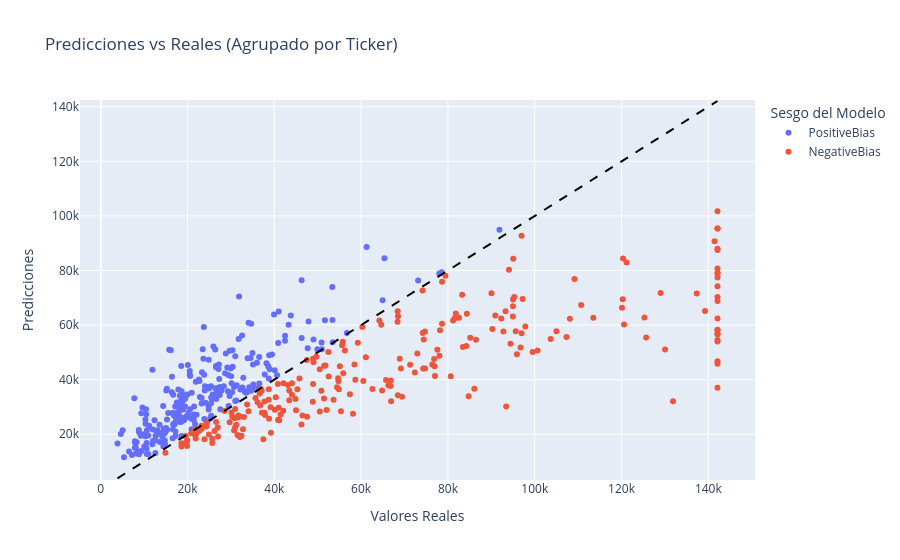

The notebook cell saved with this chart:
### Markdown cell above
Se generan 2 clusters segun las predicciones:
* Positive_Bias: si los residuos son mayores o iguales a cero.
* Negative_Bias: si los residuos son menores a cero.

### Code cell
# Se dividen los datos para predecir el valor de la última fecha disponible para cada ticker en el conjunto de test
X_train = X.iloc[:-len(df['Ticker'].unique())]  # Todos menos la última fecha de cada ticker
y_train = y.iloc[:-len(df['Ticker'].unique())]
X_test = X.iloc[-len(df['Ticker'].unique()):]   # Solo la última fecha de cada ticker
y_test = y.iloc[-len(df['Ticker'].unique()):]

# Recuperar el ticker usando el indice de y_test
tickers_test = df.loc[y_test.index, 'Ticker']

# Predicciones en el conjunto de test
y_pred = pipe.predict(X_test)

# Consolidar resultados individuales en un DataFrame
resultados_df = pd.DataFrame({
    'Ticker': tickers_test,
    'Predicted': y_pred,
    'Observed': y_test
})

# Calcular el residuo para cada predicción
resultados_df['Residuals'] = resultados_df['Predicted'] - resultados_df['Observed']

# Agrupar por ticker
resultados_agrupados = resultados_df.groupby('Ticker')[['Predicted', 'Observed', 'Residuals']].mean()

# Generar el Cluster sobre el promedio de los residuos
resultados_agrupados['Cluster'] = ['PositiveBias' if r >= 0 else 'NegativeBias' 
                                   for r in resultados_agrupados['Residuals']]

# Visualizar
fig = px.scatter(
    resultados_agrupados, 
    x='Observed', 
    y='Predicted', 
    color='Cluster',
    hover_name=resultados_agrupados.index, 
    labels={'Observed':'Valores Reales', 'Predicted':'Predicciones', 'Cluster':'Sesgo del Modelo'},
    title='Predicciones vs Reales (Agrupado por Ticker)'
)

# Línea de identidad perfecta
min_val = resultados_agrupados['Observed'].min()
max_val = resultados_agrupados['Observed'].max()
fig.add_shape(type='line', x0=min_val, y0=min_val, x1=max_val, y1=max_val,
              line=dict(color='black', dash='dash', width=2))
fig.show()

# Estadísticas por cluster a nivel Ticker
over_mask = resultados_agrupados['Cluster'] == 'PositiveBias'
under_mask = resultados_agrupados['Cluster'] == 'NegativeBias'

print("\nEstadísticas por cluster (a nivel de Ticker):")
print(f"Overprediction: {over_mask.sum()} tickers, residuo medio global: {resultados_agrupados.loc[over_mask, 'Residuals'].mean():.4f}")
print(f"Underprediction: {under_mask.sum()} tickers, residuo medio global: {resultados_agrupados.loc[under_mask, 'Residuals'].mean():.4f}")

### Figure 1 — Plotly figure (JSON) as saved in the notebook; plotly's stock layout.template omitted (floating-point values rounded to 4 significant figures; data arrays with more than 128 entries replaced by an {"elided": "..."} marker saying what was removed)
{"data": [{"hovertemplate": "<b>%{hovertext}</b><br><br>Sesgo del Modelo=PositiveBias<br>Valores Reales=%{x}<br>Predicciones=%{y}<extra></extra>", "hovertext": {"elided": "251 str values"}, "legendgroup": "PositiveBias", "marker": {"color": "#636efa", "symbol": "circle"}, "mode": "markers", "name": "PositiveBias", "orientation": "v", "showlegend": true, "type": "scatter", "x": {"elided": "251 float values"}, "xaxis": "x", "y": {"elided": "251 float values"}, "yaxis": "y"}, {"hovertemplate": "<b>%{hovertext}</b><br><br>Sesgo del Modelo=NegativeBias<br>Valores Reales=%{x}<br>Predicciones=%{y}<extra></extra>", "hovertext": {"elided": "233 str values"}, "legendgroup": "NegativeBias", "marker": {"color": "#EF553B", "symbol": "circle"}, "mode": "markers", "name": "NegativeBias", "orientation": "v", "showlegend": true, "type": "scatter", "x": {"elided": "233 float values"}, "xaxis": "x", "y": {"elided": "233 float values"}, "yaxis": "y"}], "layout": {"legend": {"title": {"text": "Sesgo del Modelo"}, "tracegroupgap": 0}, "shapes": [{"line": {"color": "black", "dash": "dash", "width": 2}, "type": "line", "x0": 3867.0, "x1": 142100.0, "y0": 3867.0, "y1": 142100.0}], "title": {"text": "Predicciones vs Reales (Agrupado por Ticker)"}, "xaxis": {"anchor": "y", "domain": [0, 1], "title": {"text": "Valores Reales"}}, "yaxis": {"anchor": "x", "domain": [0, 1], "title": {"text": "Predicciones"}}}}
